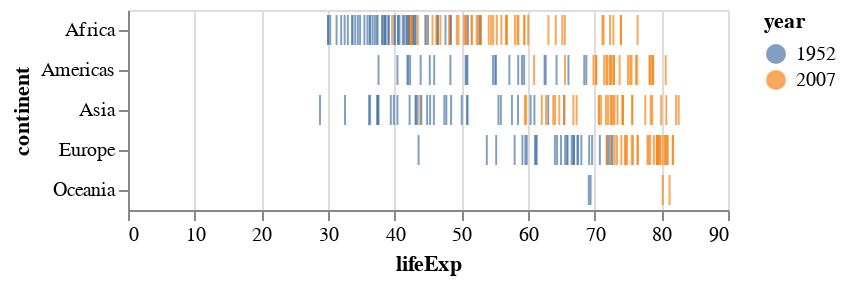

Source (notebook cell):
### Markdown cell above
Create an `alt.Chart` with Altair to explore the distribution of life expectancy, grouped by continent:

* Use the filtered dataset `first_last`.
* Use a tick mark.
* Encode `lifeExp` as the x position.
* Encode `continent` as the y position with a nominal datatype.
* Encode `year` as the color with a nominal datatype.

### Code cell
alt.Chart(first_last).mark_tick().encode(
    alt.X('lifeExp'),
    alt.Y('continent:N'),
    alt.Color('year:N')
)

### Figure 1 — Vega-Lite specification as saved in the notebook (floating-point values rounded to 4 significant figures; data arrays with more than 128 entries replaced by an {"elided": "..."} marker saying what was removed)
{"$schema": "https://vega.github.io/schema/vega-lite/v1.2.1.json", "data": {"values": {"elided": "284 records"}}, "encoding": {"color": {"field": "year", "type": "nominal"}, "x": {"field": "lifeExp", "type": "quantitative"}, "y": {"field": "continent", "type": "nominal"}}, "mark": "tick"}
